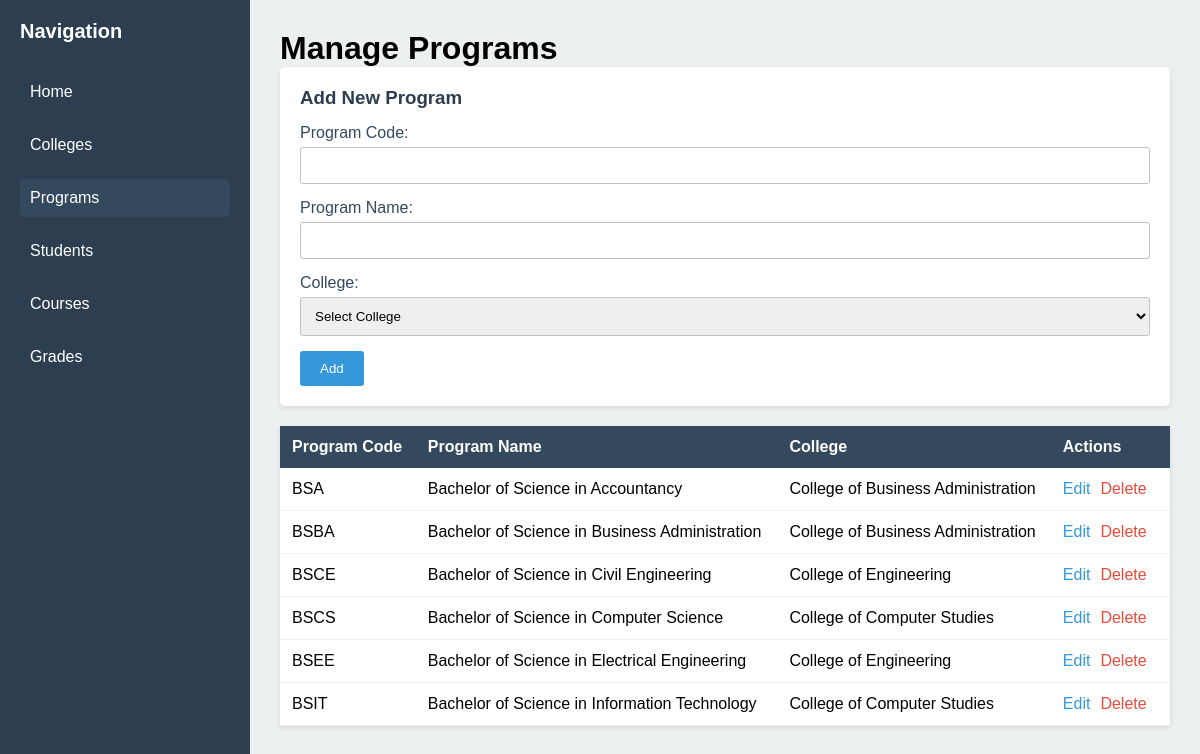
Screenshot of /programs.php with the database file from the repository.
### tables this page shows
CREATE TABLE program (
    program_code VARCHAR(15) PRIMARY KEY,
    program_name VARCHAR(100) NOT NULL,
    college_code VARCHAR(10),
    FOREIGN KEY (college_code) REFERENCES college(college_code)
        ON UPDATE CASCADE
        ON DELETE SET NULL
);

CREATE TABLE college (
    college_code VARCHAR(10) PRIMARY KEY,
    college_name VARCHAR(100) NOT NULL
);

### programs.php (the view, shortened to what this page needs)
<?php
include("connect.php");
$edit_mode = false;
$edit_data = null;
?>
<!DOCTYPE html>
<html lang="en">
<head>
    <link rel="stylesheet" href="style.css">
</head>
<body>
    <div class="container">
        <div class="sidebar">
            <h2>Navigation</h2>
            <ul>
                <li><a href="index.php">Home</a></li>
                <li><a href="colleges.php">Colleges</a></li>
                <li><a href="programs.php" class="active">Programs</a></li>
                <li><a href="students.php">Students</a></li>
                <li><a href="courses.php">Courses</a></li>
                <li><a href="grades.php">Grades</a></li>
            </ul>
        </div>
        <div class="main-content">
            <h1>Manage Programs</h1>
            <div class="form-box">
                <h3><?php echo $edit_mode ? 'Edit Program' : 'Add New Program'; ?></h3>
                <form method="post">
                    <label>Program Code:</label>
                    <input type="text" name="program_code" value="<?php echo $edit_mode ? htmlspecialchars($edit_data['program_code']) : ''; ?>" required>
                    <label>Program Name:</label>
                    <input type="text" name="program_name" value="<?php echo $edit_mode ? htmlspecialchars($edit_data['program_name']) : ''; ?>" required>
                    <label>College:</label>
                    <select name="college_code" required>
                        <option value="">Select College</option>
                    </select>
                    <button type="submit" name="<?php echo $edit_mode ? 'update' : 'add'; ?>">
                        <?php echo $edit_mode ? 'Update' : 'Add'; ?>
                    </button>
                </form>
            </div>
            <table>
                <tr>
                    <th>Program Code</th>
                    <th>Program Name</th>
                    <th>College</th>
                    <th>Actions</th>
                </tr>
                <?php
                $result = $conn->query("SELECT p.*, c.college_name FROM program p LEFT JOIN college c ON p.college_code = c.college_code ORDER BY p.program_code");
                while ($row = $result->fetch_assoc()) {
                    echo "<tr>";
                    echo "<td>" . htmlspecialchars($row['program_code']) . "</td>";
                    echo "<td>" . htmlspecialchars($row['program_name']) . "</td>";
                    echo "<td>" . htmlspecialchars($row['college_name']) . "</td>";
                    echo "<td class='action-links'>";
                    echo "<a href='programs.php?edit=" . urlencode($row['program_code']) . "'>Edit</a>";
                    echo "<a href='programs.php?delete=" . urlencode($row['program_code']) . "' class='delete'>Delete</a>";
                    echo "</td>";
                    echo "</tr>";
                }
                ?>
            </table>
        </div>
    </div>
</body>
</html>

### style.css (style rules this page uses)
* { margin: 0; padding: 0; box-sizing: border-box; }
body { font-family: Arial, sans-serif; }
.container { display: flex; min-height: 100vh; }
.sidebar { width: 250px; background-color: #2c3e50; color: white; padding: 20px; }
.sidebar h2 { margin-bottom: 30px; font-size: 20px; }
.sidebar ul { list-style: none; }
.sidebar ul li { margin-bottom: 15px; }
.sidebar ul li a { color: white; text-decoration: none; display: block; padding: 10px; border-radius: 5px; transition: background-color 0.3s; }
.sidebar ul li a:hover, .sidebar ul li a.active { background-color: #34495e; }
.main-content { flex: 1; padding: 30px; background-color: #ecf0f1; }
.form-box, .welcome-box { background-color: white; padding: 20px; border-radius: 5px; margin-bottom: 20px; box-shadow: 0 2px 5px rgba(0,0,0,0.1); }
.form-box h3 { margin-bottom: 15px; color: #2c3e50; }
.form-box label { display: block; margin-bottom: 5px; color: #34495e; }
.form-box input, .form-box select, .form-box textarea { width: 100%; padding: 10px; margin-bottom: 15px; border: 1px solid #bdc3c7; border-radius: 3px; }
.form-box button { background-color: #3498db; color: white; padding: 10px 20px; border: none; border-radius: 3px; cursor: pointer; }
table { width: 100%; background-color: white; border-collapse: collapse; box-shadow: 0 2px 5px rgba(0,0,0,0.1); }
table th { background-color: #34495e; color: white; padding: 12px; text-align: left; }
table td { padding: 12px; border-bottom: 1px solid #ecf0f1; }
.action-links a { color: #3498db; text-decoration: none; margin-right: 10px; }
.action-links a.delete { color: #e74c3c; }

### rows the page displays
program: program_code "BSA", program_name "Bachelor of Science in Accountancy", college_code.college_name "College of Business Administration"
program: program_code "BSBA", program_name "Bachelor of Science in Business Administration", college_code.college_name "College of Business Administration"
program: program_code "BSCE", program_name "Bachelor of Science in Civil Engineering", college_code.college_name "College of Engineering"
program: program_code "BSCS", program_name "Bachelor of Science in Computer Science", college_code.college_name "College of Computer Studies"
program: program_code "BSEE", program_name "Bachelor of Science in Electrical Engineering", college_code.college_name "College of Engineering"
program: program_code "BSIT", program_name "Bachelor of Science in Information Technology", college_code.college_name "College of Computer Studies"
